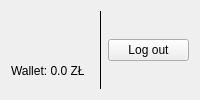
              <widget class="QWidget" name="pageLoginLoggedIn">
               <layout class="QHBoxLayout" name="horizontalLayout_13">
                <item>
                 <layout class="QVBoxLayout" name="verticalLayout_14">
                  <item>
                   <widget class="QLabel" name="labelUserLogin">
                    <property name="text">
                     <string>&lt;user name&gt;</string>
                    </property>
                   </widget>
                  </item>
                  <item>
                   <widget class="QLabel" name="labelWalletStatus">
                    <property name="text">
                     <string>Wallet: 0.0 ZŁ</string>
                    </property>
                   </widget>
                  </item>
                 </layout>
                </item>
                <item>
                 <widget class="Line" name="line_21">
                  <property name="frameShadow">
                   <enum>QFrame::Shadow::Plain</enum>
                  </property>
                  <property name="orientation">
                   <enum>Qt::Orientation::Vertical</enum>
                  </property>
                 </widget>
                </item>
                <item>
                 <widget class="QPushButton" name="btnLogout">
                  <property name="text">
                   <string>Log out</string>
                  </property>
                 </widget>
                </item>
               </layout>
              </widget>
